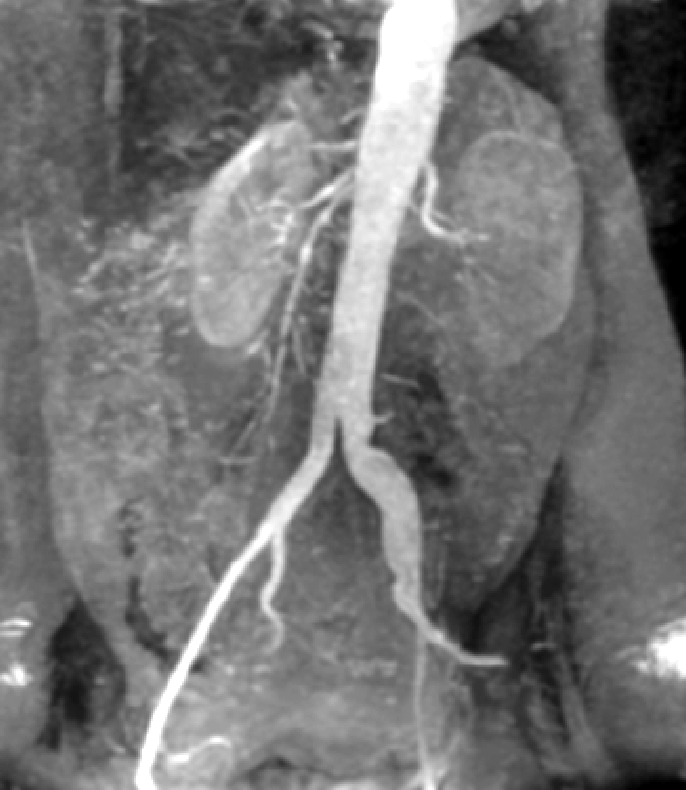
%> input picture A3PengyuWang0425157/Q4/kidney_original.tif, 686 x 790 px
$ octave Kidney.m   (GNU Octave 9; MATLAB toolbox functions it lacks are replaced by stand-ins)
%> lines starting %> are read from the running program, lines starting %| are printed output that depends on the picture; in (x1, y1, x2, y2) boxes, pixels count from 0 and x2, y2 are one past the last pixel; in counts of white or black regions, pixels touching at a corner belong together; the program's own positions count from 1
close all;
clear;
clc;

kidney = imread("kidney_original.tif");
%> kidney is the input picture: size 790x686 uint8; min 0, max 255, mean 115.1
kidney = im2double(kidney);
%> kidney: size 790x686 double

% Got gradient magnitude and direction
figure;
[Gmag,Gdir] = imgradient(kidney,'sobel');
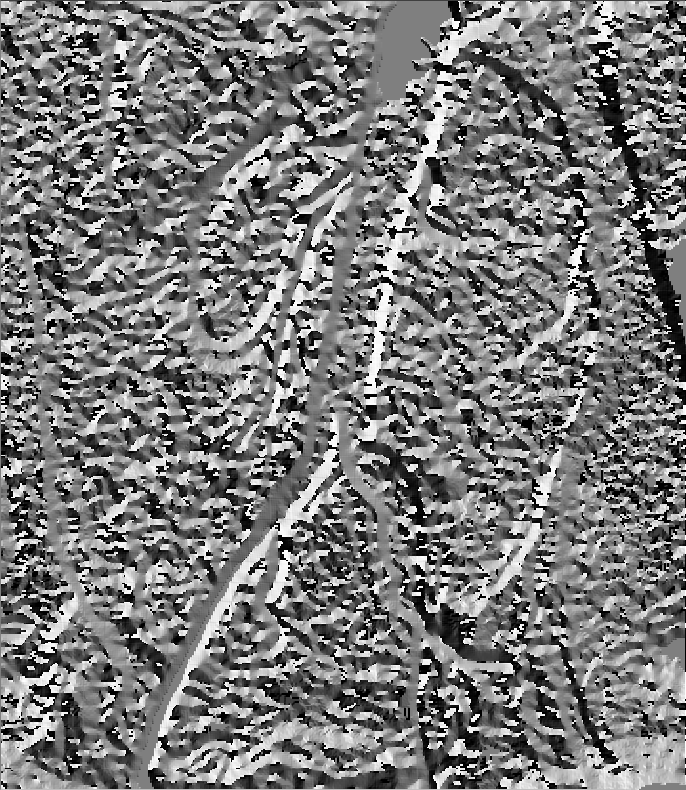
%> Gdir: size 790x686 double; min -180, max 180, mean -7.7; drawn with min black and max white
subplot(4,2,1);
imshow(Gmag);
title("Gradient magnitude");
subplot(4,2,2);
imhist(Gmag);
subplot(4,2,3);
imshow(Gdir);
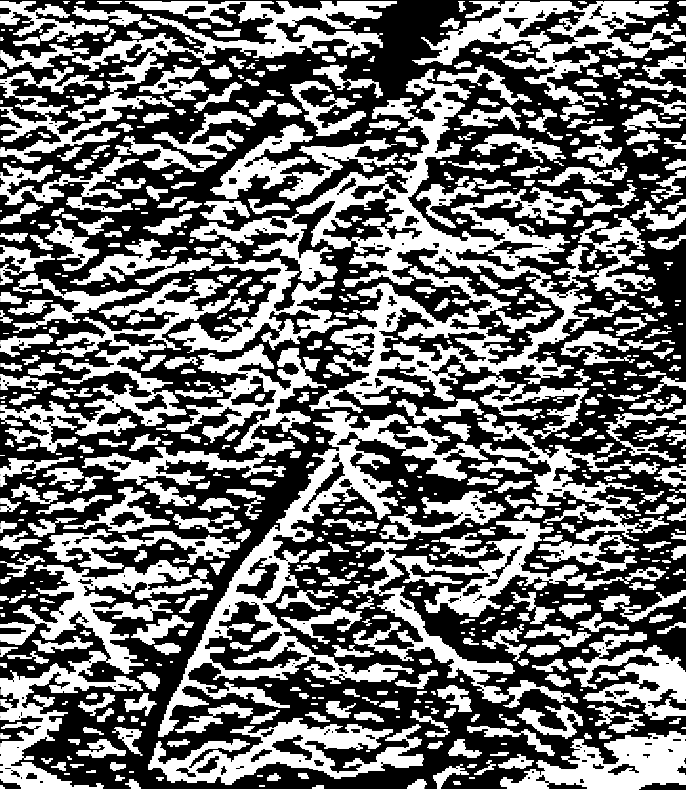
%> displayed picture: size 790x686, on the screen's scale of 0 to 255; min 0, max 255, mean 111.8
title("Gradient direction");
subplot(4,2,4);
imhist(Gdir);

[Gx,Gy] = imgradientxy(kidney);
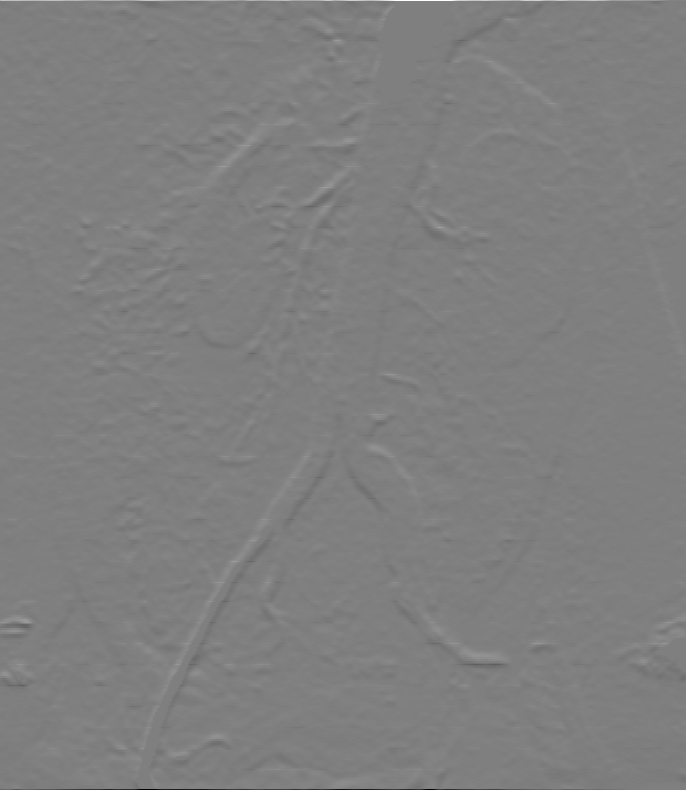
%> Gy: size 790x686 double; min -4, max 4, mean -8.42e-05; drawn with min black and max white
subplot(4,2,5);
imshow(Gx);
title("Gx");
subplot(4,2,6);
imhist(Gx);
subplot(4,2,7);
imshow(Gy);
title("Gy");
subplot(4,2,8);
imhist(Gy);
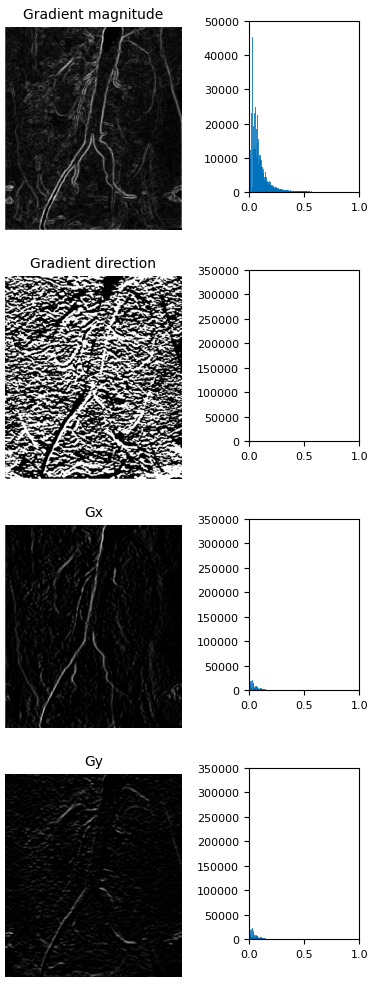
%> figure redrawn from the program's plot data, 8 panels

figure;
subplot(1,2,1);
imshow(kidney);
title("Original kidney");
subplot(1,2,2);
imshow(Gmag);
title("Filtered kidney");

figure;
% Choosing threshold
for i = 0:0.01:0.09
    T = i;
    Edgei = max(Gmag,T);
    Edgei(Edgei==round(T))=0;

    Edgei = imbinarize(Edgei);
    subplot(2,5,i*100+1);
    imshow(Edgei);
    title("T = "+T);
end
%> this loop made 10 passes
%> pass 1, `Edgei = imbinarize(Edgei);`:
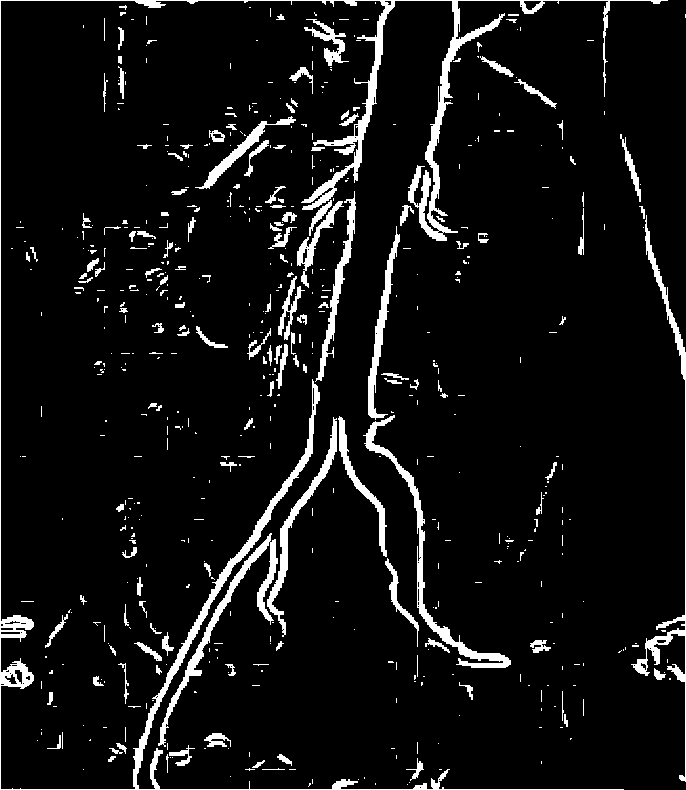
%> Edgei: size 790x686 logical; 7% white; 577 white regions (429 under 20 px), largest, box (x1, y1, x2, y2) and area: (0, 0, 668, 790) 12499, (363, 415, 511, 668) 2456, (631, 215, 686, 782) 2153
%> after the loop:
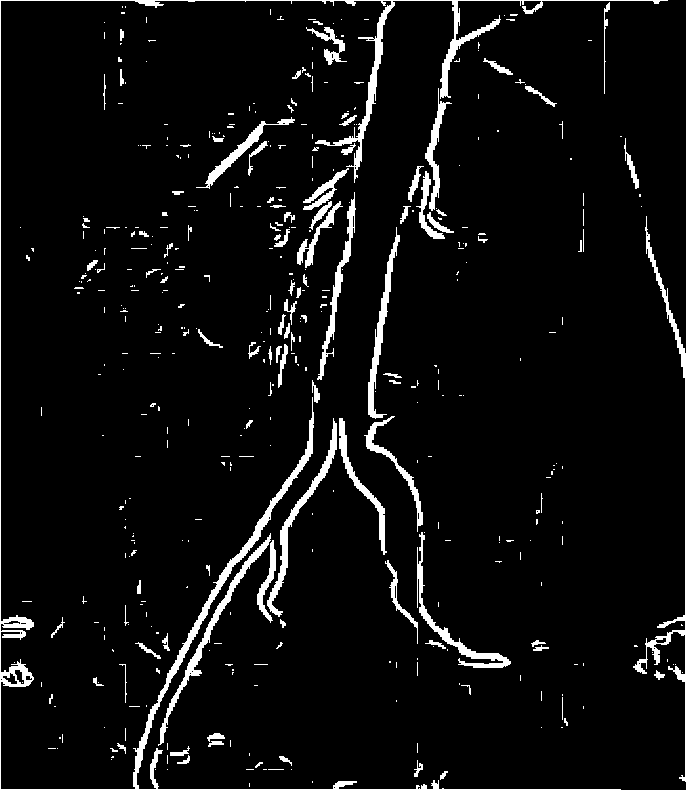
%> Edgei: size 790x686 logical; 5.4% white; 442 white regions (342 under 20 px), largest, box (x1, y1, x2, y2) and area: (0, 0, 668, 790) 8462, (633, 216, 686, 782) 1773, (158, 533, 271, 746) 1411
%> after the loop:
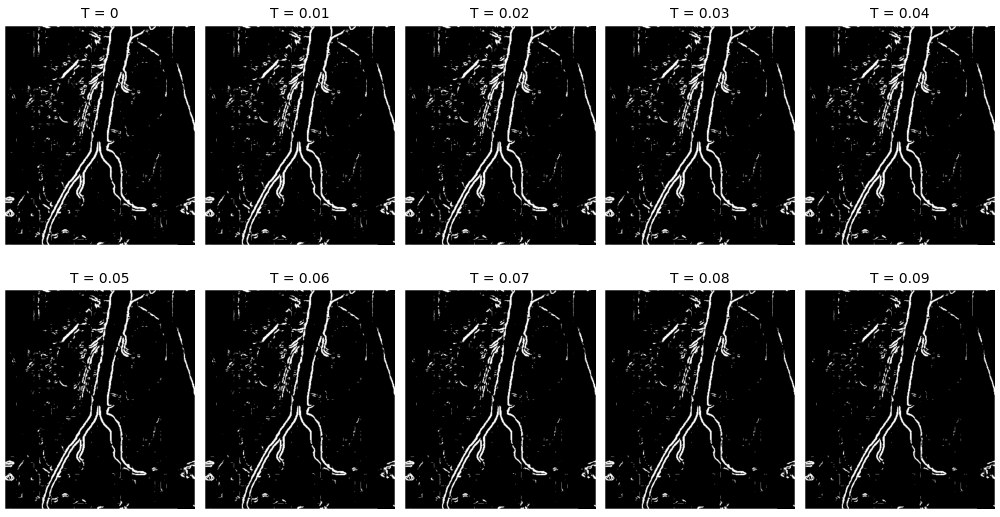
%> figure redrawn from the program's plot data, 10 panels
